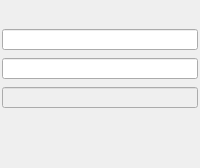
               <widget class="QFrame" name="frame_11">
                <property name="frameShape">
                 <enum>QFrame::NoFrame</enum>
                </property>
                <property name="frameShadow">
                 <enum>QFrame::Raised</enum>
                </property>
                <property name="lineWidth">
                 <number>0</number>
                </property>
                <layout class="QGridLayout" name="gridLayout_10" rowstretch="1,1,1,1,1,1,1,1">
                 <property name="leftMargin">
                  <number>2</number>
                 </property>
                 <property name="topMargin">
                  <number>2</number>
                 </property>
                 <property name="rightMargin">
                  <number>2</number>
                 </property>
                 <property name="bottomMargin">
                  <number>4</number>
                 </property>
                 <property name="horizontalSpacing">
                  <number>2</number>
                 </property>
                 <property name="verticalSpacing">
                  <number>8</number>
                 </property>
                 <item row="0" column="0">
                  <widget class="PyDMEnumButton" name="PyDMEnumButton_16">
                   <property name="sizePolicy">
                    <sizepolicy hsizetype="Preferred" vsizetype="Preferred">
                     <horstretch>1</horstretch>
                     <verstretch>1</verstretch>
                    </sizepolicy>
                   </property>
                   <property name="minimumSize">
                    <size>
                     <width>0</width>
                     <height>0</height>
                    </size>
                   </property>
                   <property name="maximumSize">
                    <size>
                     <width>16777215</width>
                     <height>48</height>
                    </size>
                   </property>
                   <property name="font">
                    <font>
                     <pointsize>8</pointsize>
                    </font>
                   </property>
                   <property name="toolTip">
                    <string/>
                   </property>
                   <property name="styleSheet">
                    <string notr="true">QPushButton{font: 8px;}</string>
                   </property>
                   <property name="channel" stdset="0">
                    <string>ca://${DEVICE}:WFENG${ENG}_ENABLE1</string>
                   </property>
                   <property name="orientation" stdset="0">
                    <enum>Qt::Horizontal</enum>
                   </property>
                   <property name="marginTop" stdset="0">
                    <number>0</number>
                   </property>
                   <property name="marginBottom" stdset="0">
                    <number>0</number>
                   </property>
                   <property name="marginLeft" stdset="0">
                    <number>0</number>
                   </property>
                   <property name="marginRight" stdset="0">
                    <number>0</number>
                   </property>
                   <property name="horizontalSpacing" stdset="0">
                    <number>0</number>
                   </property>
                   <property name="verticalSpacing" stdset="0">
                    <number>0</number>
                   </property>
                  </widget>
                 </item>
                 <item row="1" column="0">
                  <widget class="PyDMEnumButton" name="PyDMEnumButton_25">
                   <property name="sizePolicy">
                    <sizepolicy hsizetype="Preferred" vsizetype="Preferred">
                     <horstretch>1</horstretch>
                     <verstretch>1</verstretch>
                    </sizepolicy>
                   </property>
                   <property name="minimumSize">
                    <size>
                     <width>0</width>
                     <height>0</height>
                    </size>
                   </property>
                   <property name="maximumSize">
                    <size>
                     <width>16777215</width>
                     <height>48</height>
                    </size>
                   </property>
                   <property name="font">
                    <font>
                     <pointsize>8</pointsize>
                    </font>
                   </property>
                   <property name="toolTip">
                    <string/>
                   </property>
                   <property name="styleSheet">
                    <string notr="true">QPushButton{font: 8px;}</string>
                   </property>
                   <property name="channel" stdset="0">
                    <string>ca://${DEVICE}:WFENG${ENG}_MODE1</string>
                   </property>
                   <property name="orientation" stdset="0">
                    <enum>Qt::Horizontal</enum>
                   </property>
                   <property name="marginTop" stdset="0">
                    <number>0</number>
                   </property>
                   <property name="marginBottom" stdset="0">
                    <number>0</number>
                   </property>
                   <property name="marginLeft" stdset="0">
                    <number>0</number>
                   </property>
                   <property name="marginRight" stdset="0">
                    <number>0</number>
                   </property>
                   <property name="horizontalSpacing" stdset="0">
                    <number>0</number>
                   </property>
                   <property name="verticalSpacing" stdset="0">
                    <number>0</number>
                   </property>
                  </widget>
                 </item>
                 <item row="2" column="0">
                  <widget class="PyDMEnumButton" name="PyDMEnumButton_26">
                   <property name="sizePolicy">
                    <sizepolicy hsizetype="Preferred" vsizetype="Preferred">
                     <horstretch>1</horstretch>
                     <verstretch>1</verstretch>
                    </sizepolicy>
                   </property>
                   <property name="minimumSize">
                    <size>
                     <width>0</width>
                     <height>0</height>
                    </size>
                   </property>
                   <property name="maximumSize">
                    <size>
                     <width>16777215</width>
                     <height>48</height>
                    </size>
                   </property>
                   <property name="font">
                    <font>
                     <pointsize>8</pointsize>
                    </font>
                   </property>
                   <property name="toolTip">
                    <string/>
                   </property>
                   <property name="styleSheet">
                    <string notr="true">QPushButton{font: 8px;}</string>
                   </property>
                   <property name="channel" stdset="0">
                    <string>ca://${DEVICE}:WFENG${ENG}_MSGDEST1</string>
                   </property>
                   <property name="orientation" stdset="0">
                    <enum>Qt::Horizontal</enum>
                   </property>
                   <property name="marginTop" stdset="0">
                    <number>0</number>
                   </property>
                   <property name="marginBottom" stdset="0">
                    <number>0</number>
                   </property>
                   <property name="marginLeft" stdset="0">
                    <number>0</number>
                   </property>
                   <property name="marginRight" stdset="0">
                    <number>0</number>
                   </property>
                   <property name="horizontalSpacing" stdset="0">
                    <number>0</number>
                   </property>
                   <property name="verticalSpacing" stdset="0">
                    <number>0</number>
                   </property>
                  </widget>
                 </item>
                 <item row="3" column="0">
                  <widget class="PyDMLineEdit" name="PyDMLineEdit_6">
                   <property name="sizePolicy">
                    <sizepolicy hsizetype="Preferred" vsizetype="Preferred">
                     <horstretch>1</horstretch>
                     <verstretch>1</verstretch>
                    </sizepolicy>
                   </property>
                   <property name="maximumSize">
                    <size>
                     <width>16777215</width>
                     <height>16777215</height>
                    </size>
                   </property>
                   <property name="font">
                    <font>
                     <pointsize>8</pointsize>
                    </font>
                   </property>
                   <property name="toolTip">
                    <string/>
                   </property>
                   <property name="readOnly">
                    <bool>false</bool>
                   </property>
                   <property name="channel" stdset="0">
                    <string>ca://${DEVICE}:WFENG${ENG}_STARTADDR1</string>
                   </property>
                   <property name="displayFormat" stdset="0">
                    <enum>PyDMLineEdit::Hex</enum>
                   </property>
                  </widget>
                 </item>
                 <item row="4" column="0">
                  <widget class="PyDMLineEdit" name="PyDMLineEdit_7">
                   <property name="enabled">
                    <bool>true</bool>
                   </property>
                   <property name="sizePolicy">
                    <sizepolicy hsizetype="Preferred" vsizetype="Preferred">
                     <horstretch>1</horstretch>
                     <verstretch>1</verstretch>
                    </sizepolicy>
                   </property>
                   <property name="maximumSize">
                    <size>
                     <width>16777215</width>
                     <height>16777215</height>
                    </size>
                   </property>
                   <property name="font">
                    <font>
                     <pointsize>8</pointsize>
                    </font>
                   </property>
                   <property name="toolTip">
                    <string/>
                   </property>
                   <property name="readOnly">
                    <bool>false</bool>
                   </property>
                   <property name="channel" stdset="0">
                    <string>ca://${DEVICE}:WFENG${ENG}_ENDADDR1</string>
                   </property>
                   <property name="displayFormat" stdset="0">
                    <enum>PyDMLineEdit::Hex</enum>
                   </property>
                  </widget>
                 </item>
                 <item row="5" column="0">
                  <widget class="PyDMLineEdit" name="PyDMLineEdit_8">
                   <property name="enabled">
                    <bool>false</bool>
                   </property>
                   <property name="sizePolicy">
                    <sizepolicy hsizetype="Preferred" vsizetype="Preferred">
                     <horstretch>1</horstretch>
                     <verstretch>1</verstretch>
                    </sizepolicy>
                   </property>
                   <property name="maximumSize">
                    <size>
                     <width>16777215</width>
                     <height>16777215</height>
                    </size>
                   </property>
                   <property name="font">
                    <font>
                     <pointsize>8</pointsize>
                    </font>
                   </property>
                   <property name="toolTip">
                    <string/>
                   </property>
                   <property name="channel" stdset="0">
                    <string>ca://${DEVICE}:WFENG${ENG}_FRAFTTRG1</string>
                   </property>
                  </widget>
                 </item>
                 <item row="6" column="0">
                  <widget class="PyDMLabel" name="PyDMLabel_19">
                   <property name="sizePolicy">
                    <sizepolicy hsizetype="Preferred" vsizetype="Preferred">
                     <horstretch>1</horstretch>
                     <verstretch>1</verstretch>
                    </sizepolicy>
                   </property>
                   <property name="minimumSize">
                    <size>
                     <width>0</width>
                     <height>20</height>
                    </size>
                   </property>
                   <property name="maximumSize">
                    <size>
                     <width>16777215</width>
                     <height>28</height>
                    </size>
                   </property>
                   <property name="font">
                    <font>
                     <pointsize>8</pointsize>
                    </font>
                   </property>
                   <property name="toolTip">
                    <string/>
                   </property>
                   <property name="styleSheet">
                    <string notr="true"/>
                   </property>
                   <property name="text">
                    <string/>
                   </property>
                   <property name="channel" stdset="0">
                    <string>ca://${DEVICE}:WFENG${ENG}_WRADDR1</string>
                   </property>
                   <property name="displayFormat" stdset="0">
                    <enum>PyDMLabel::Hex</enum>
                   </property>
                  </widget>
                 </item>
                 <item row="7" column="0">
                  <widget class="PyDMLabel" name="PyDMLabel_20">
                   <property name="sizePolicy">
                    <sizepolicy hsizetype="Preferred" vsizetype="Preferred">
                     <horstretch>1</horstretch>
                     <verstretch>1</verstretch>
                    </sizepolicy>
                   </property>
                   <property name="minimumSize">
                    <size>
                     <width>0</width>
                     <height>20</height>
                    </size>
                   </property>
                   <property name="maximumSize">
                    <size>
                     <width>16777215</width>
                     <height>28</height>
                    </size>
                   </property>
                   <property name="font">
                    <font>
                     <pointsize>8</pointsize>
                    </font>
                   </property>
                   <property name="toolTip">
                    <string/>
                   </property>
                   <property name="styleSheet">
                    <string notr="true"/>
                   </property>
                   <property name="text">
                    <string/>
                   </property>
                   <property name="channel" stdset="0">
                    <string>ca://${DEVICE}:WFENG${ENG}_STATUS1</string>
                   </property>
                  </widget>
                 </item>
                </layout>
               </widget>
